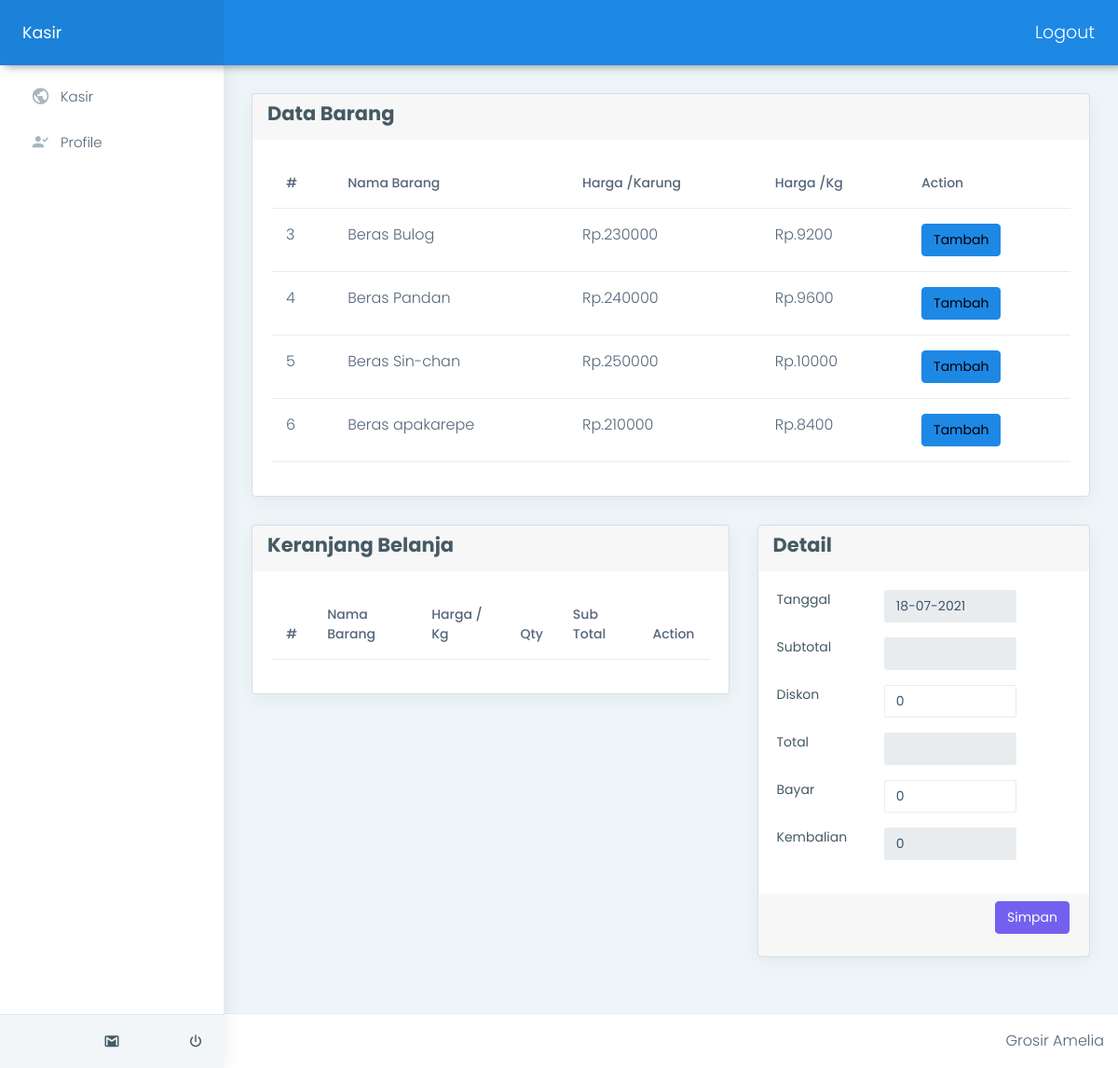
/kasir/index.php (signed in), run on the app's committed database.
### tables this page shows
CREATE TABLE `tb_barang` (
  `Id_barang` int(11) NOT NULL,
  `Nama_barang` varchar(40) NOT NULL,
  `stock` int(11) DEFAULT NULL,
  `harga_beli` double NOT NULL,
  `harga` double NOT NULL,
  `gambar` varchar(100) DEFAULT NULL
);

### kasir/transaksi/index.php (the view, shortened to what this page needs)
<div class="card">
  <div class="card-header">
    <h3>Data Barang</h3>
  </div>
  <div class="card-body">
    <table class="table user-table">
      <thead>
        <tr>
          <th class="border-top-0">#</th>
          <th class="border-top-0">Nama Barang</th>
          <th class="border-top-0">Harga /Karung</th>
          <th class="border-top-0">Harga /Kg</th>
          <th class="border-top-0">Action</th>
        </tr>
      </thead>
      <tbody>
        <?php
        $query = "SELECT * FROM tb_barang";
        $result = mysqli_query($conn, $query);
        while ($row = mysqli_fetch_assoc($result)) {
        ?>
          <tr>
            <td><?php echo $row['Id_barang'] ?></td>
            <td><?php echo $row['Nama_barang'] ?></td>
            <td><?php echo 'Rp.'.$row['harga'] ?></td>
            <td><?php echo 'Rp.'.$row['harga'] / 25 ?></td>
            <td>
              <button class='btn btn-info tambah-keranjang-kasir' data-idbarang="<?php echo $row['Id_barang'] ?>" data-namabarang="<?php echo $row['Nama_barang'] ?>" data-hargabarang="<?php echo $row['harga'] ?>">
                Tambah
              </button>
            </td>
          </tr>
        <?php
        }
        ?>
      </tbody>
    </table>
  </div>
</div>
<div class="row">
  <div class="col-md-7">
    <div class="card">
      <div class="card-header">
        <h3>Keranjang Belanja</h3>
      </div>
      <div class="card-body">
        <div class="row">
          <div class="container">
            <table class="table user-table">
              <thead>
                <tr>
                  <th class="border-top-0">#</th>
                  <th class="border-top-0">Nama Barang</th>
                  <th class="border-top-0">Harga / Kg</th>
                  <th class="border-top-0">Qty</th>
                  <th class="border-top-0">Sub Total</th>
                  <th class="border-top-0">Action</th>
                </tr>
              </thead>
            </table>
          </div>
        </div>
      </div>
    </div>
  </div>
  <div class="col-md-5">
    <div class="card">
      <div class="card-header">
        <h3>Detail</h3>
      </div>
      <div class="card-body">
        <div class="form-group">
          <div class="row">
            <div class="col-md-4">
              <label for="tanggal">Tanggal</label>
            </div>
            <div class="col-md-6">
              <input type="text" name="tanggal" id="tanggal" class="form-control" value="<?php echo date('d-m-Y') ?>" readonly>
            </div>
          </div>
        </div>
        <div class="form-group">
          <div class="row">
            <div class="col-md-4">
              <label for="subtotal">Subtotal</label>
            </div>
            <div class="col-md-6">
              <input type="text" name="subtotal" id="subtotal" class="form-control" readonly>
            </div>
          </div>
        </div>
        <div class="form-group">
          <div class="row">
            <div class="col-md-4">
              <label for="diskon">Diskon</label>
            </div>
            <div class="col-md-6">
              <input type="text" name="diskon" id="diskon" class="form-control">
            </div>
          </div>
        </div>
        <div class="form-group">
          <div class="row">
            <div class="col-md-4">
              <label for="total">Total</label>
            </div>
            <div class="col-md-6">
              <input type="text" name="total" id="total" class="form-control" readonly>
            </div>
          </div>
        </div>
        <div class="form-group">
          <div class="row">
            <div class="col-md-4">
              <label for="bayar">Bayar</label>
            </div>
            <div class="col-md-6">
              <input type="text" name="bayar" id="bayar" class="form-control">
            </div>
          </div>
        </div>
        <div class="form-group">
          <div class="row">
            <div class="col-md-4">
              <label for="kembalian">Kembalian</label>
            </div>
            <div class="col-md-6">
              <input type="text" name="kembalian" id="kembalian" class="form-control" readonly>
            </div>
          </div>
        </div>
      </div>
      <div class="card-footer">
        <div class="form-group">
          <div class="row">
            <div class="col-md-12 d-flex justify-content-end">
              <input type="submit" onclick="save()" value="Simpan" id="save" class='btn btn-primary' style="margin-right:5px;">
            </div>
          </div>
        </div>
      </div>
    </div>
  </div>
</div>

### data on the page
tb_barang: Id_barang "3", Nama_barang "Beras Bulog", harga "230000", $row['harga']/25 "9200"
tb_barang: Id_barang "4", Nama_barang "Beras Pandan", harga "240000", $row['harga']/25 "9600"
tb_barang: Id_barang "5", Nama_barang "Beras Sin-chan", harga "250000", $row['harga']/25 "10000"
tb_barang: Id_barang "6", Nama_barang "Beras apakarepe", harga "210000", $row['harga']/25 "8400"
